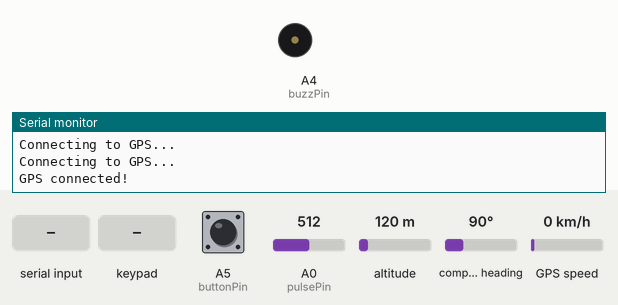
A sketch run on a simulated Arduino Uno, built with avr-gcc and run on an emulated ATmega328P. Shown: buzzer (waves = sounding, pin HIGH), the last lines printed to the serial monitor. The test bench sets the inputs (shaded band); at power-on: A0 (pulsePin) = 512, A5 (buttonPin) HIGH, altitude 120 m, compass heading 90°, GPS speed 0 km/h. The GPS gets a fix after 3 s at 37.7749, -122.4194 with 8 satellites.

Above: at 4.2 s.
4.3 s: "ALERTSMS" received over the second serial link
At 6.3 s:
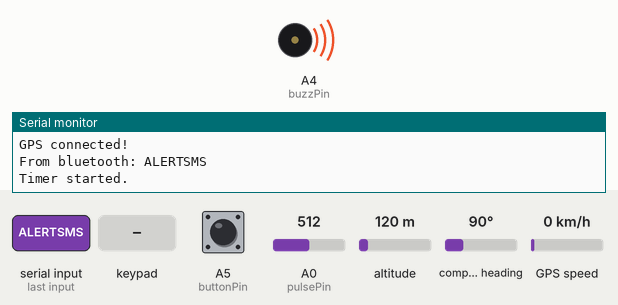
7.0 s: key 'd' pressed
8.5 s: keypad keys 3 A 6 B pressed 0.4 s apart
11.6 s: key '#' pressed
14.6 s: keypad keys 3 A 6 B # pressed 0.4 s apart
18.1 s: key 'C' pressed
Timing chart, 0 to 20.6 s (numbered marks = the images above; inputs shaded):
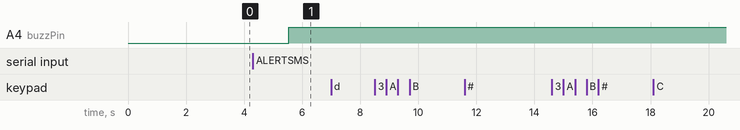

The sketch:

DESIGN_ANTISEXHASSDEVICE.ino
```cpp
// Libraries used.
#include <SoftwareSerial.h>
#include <TinyGPS.h>
#include <LiquidCrystal_I2C.h>
#include <Keypad.h>

// Pins for pulse rate.
const int pulsePin = A0;
int heartRate;

// Object for bluetooth.
SoftwareSerial bluetoothSS(2, 3);

// Objects and variables for GPS.
TinyGPS gps;
SoftwareSerial gpsSS(4, 5);
String lat = "0", lon = "0";
bool gpsConnected = false;
String toSend;

// Variables for button and buzzer.
const int buzzPin = A4;
const int buttonPin = A5;

// Variable to keep track how long the response
// is received from the bluetooth.
unsigned long startTime;

// For keypad.

const byte ROWS = 4; //four rows
const byte COLS = 4; //four columns
//define the cymbols on the buttons of the keypads
char hexaKeys[ROWS][COLS] = {
  {'d', '#', '0', '*'},
  {'C', '9', '8', '7'},
  {'B', '6', '5', '4'},
  {'A', '3', '2', '1'}
};

byte rowPins[ROWS] = {9, 8, 7, 6}; //connect to the row pinouts of the keypad
byte colPins[COLS] = {13, 12, 11, 10}; //connect to the column pinouts of the keypad

//initialize an instance of class NewKeypad
Keypad customKeypad = Keypad( makeKeymap(hexaKeys), rowPins, colPins, ROWS, COLS);

String passTarget = "3A6B";
String passInput = "";

bool isSent=false;

void setup()
{
  pinMode(buzzPin, OUTPUT);
  pinMode(buttonPin, INPUT_PULLUP);

  Serial.begin(9600);
  bluetoothSS.begin(9600);
  gpsSS.begin(9600);

  while (!gpsConnected)
  {
    getLatLon();

    Serial.println("Connecting to GPS...");

    // Bypass GPS for testing.
    if (!digitalRead(buttonPin))
    {
      digitalWrite(buzzPin, HIGH);
      delay(1000);
      digitalWrite(buzzPin, LOW);
      break;
    }
  }

  Serial.println("GPS connected!");

  bluetoothSS.listen();
}

void loop()
{
  int bpm = getPulse();
  //Serial.println(bpm);

  if (bpm > 150 && !startTime)
  {
    // Update GPS connection.
    //getLatLon();

    toSend = "";
    toSend += lat;
    toSend += ",";
    toSend += lon;

    //Serial.println(toSend);
    bluetoothSS.println(toSend);
  }

  if(checkBluetoothResponse())
{
  // Check time for response. If is more than 10 seconds
  // since an alerts is received, send GPS  data.
  while(1)
  {
  if (((millis() - startTime) > 10000) && startTime != 0)
  {
    //Serial.println("Debug");

    // Update GPS connection.
    //getLatLon();

    toSend = "";
    toSend += lat;
    toSend += ",";
    toSend += lon;

    Serial.println(toSend);
    bluetoothSS.println(toSend);

    isSent=true;
    startTime = 0;

    delay(1000);
  }

  // Turnoff buzzer when button a specific code is pressed.

  char customKey = customKeypad.getKey();

  if (customKey)
  {

    if (customKey == '*')
    {
      passInput = "";
    }
    else
    {

      passInput += customKey;

      Serial.print("Pass input: ");
      Serial.println(passInput);

      if (passInput == passTarget)
      {
        passInput = "";

        Serial.println("Timer stopped.");
        digitalWrite(buzzPin, LOW);
        startTime = 0;
        bluetoothSS.flush();
        break;
      }
    }
  }
  }
}

  delay(500);
}

int getPulse()
{
  heartRate = analogRead(pulsePin);
  heartRate = map(heartRate, 0, 1023, 0, 200);

  return heartRate;
}

void getLatLon()
{
  gpsSS.listen();

  bool newData = false;
  unsigned long chars;
  unsigned short sentences, failed;

  // For one second we parse GPS data and report some key values
  for (unsigned long start = millis(); millis() - start < 1000;)
  {
    while (gpsSS.available())
    {
      char c = gpsSS.read();
      // Serial.write(c); // uncomment this line if you want to see the GPS data flowing
      if (gps.encode(c)) // Did a new valid sentence come in?
        newData = true;
    }
  }

  if (newData)
  {
    float flat, flon;
    unsigned long age;
    gps.f_get_position(&flat, &flon, &age);
    lat = flat == TinyGPS::GPS_INVALID_F_ANGLE ? 0.0 : flat, 6;
    lon = flon == TinyGPS::GPS_INVALID_F_ANGLE ? 0.0 : flon, 6;
    gpsConnected = true;
  }
}

bool checkBluetoothResponse()
{
  bluetoothSS.listen();

  if (bluetoothSS.available())
  {
    String message = bluetoothSS.readString();

    Serial.print("From bluetooth: ");
    Serial.println(message);

    if (message == "ALERTSMS")
    {
      Serial.println("Timer started.");
      digitalWrite(buzzPin, HIGH);
      startTime = millis();
      return true;
    }
  }

  return false;
}
```

Measured:
- after the input at 4.3 s, A4 (buzzPin): LOW → HIGH after 1.2 s
